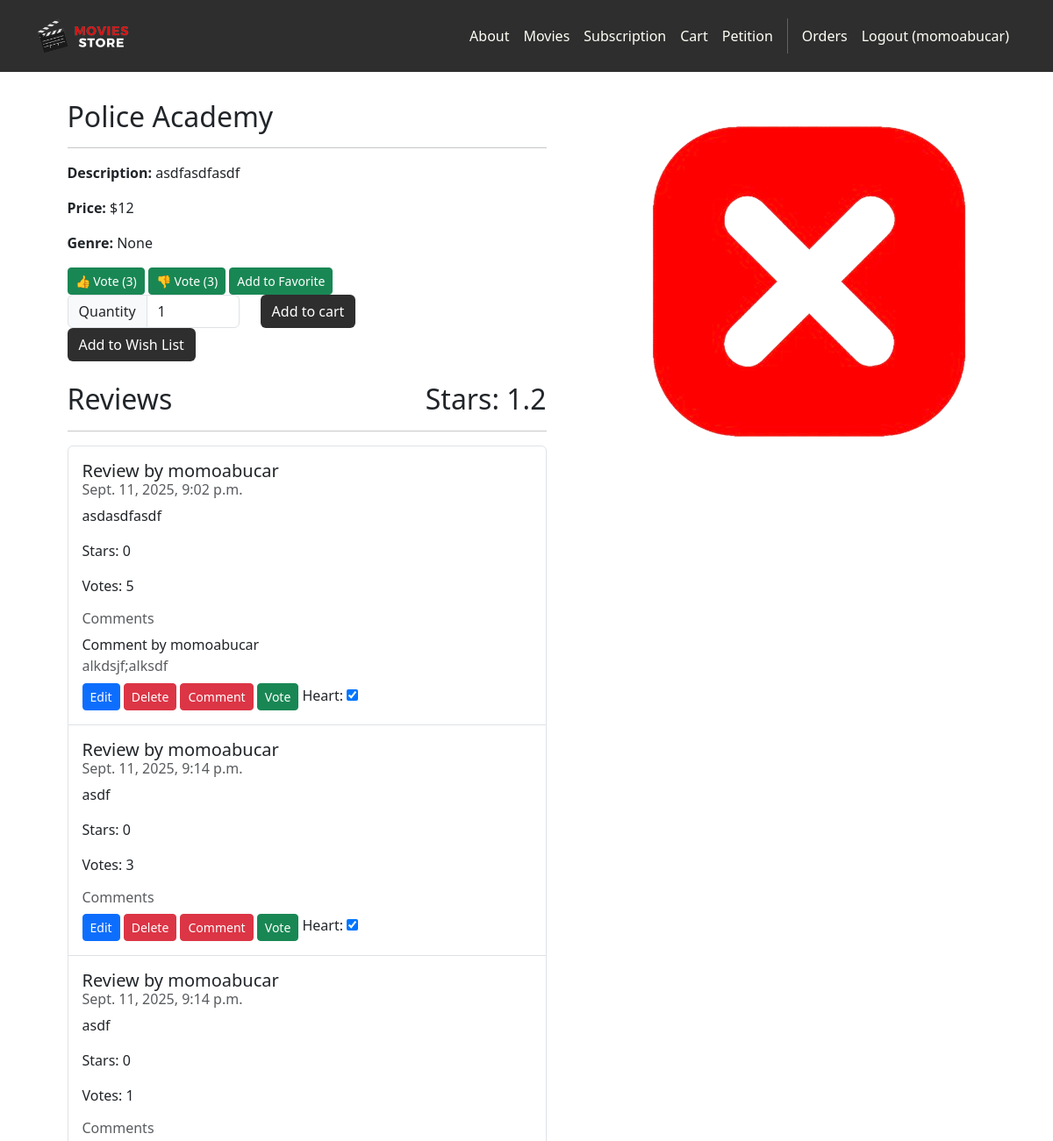
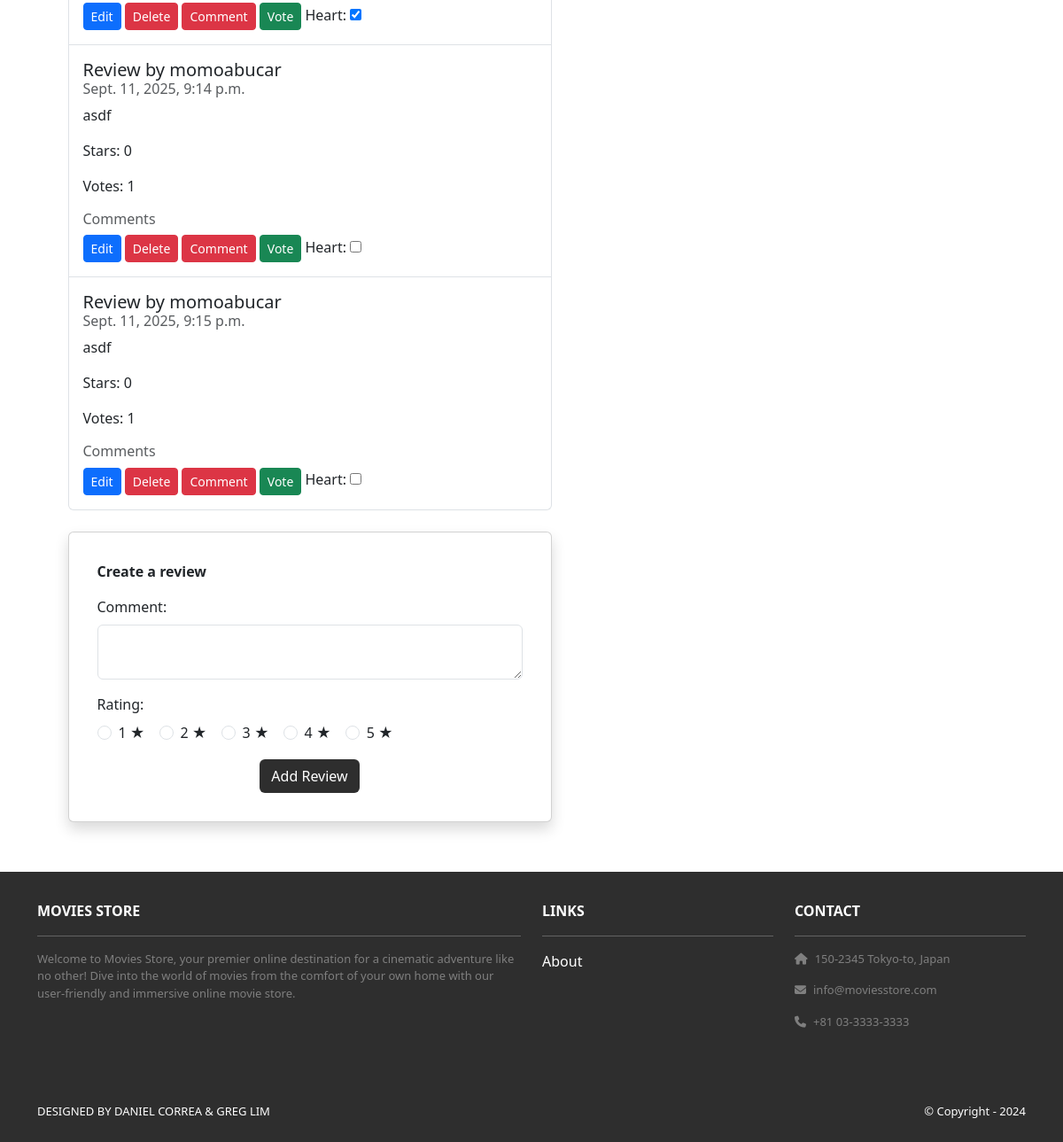
Page /movies/2/ (signed in) on the committed database (2 pictures, top to bottom).
### movies/models.py (models this page shows, shortened)
class Movie(models.Model):
    id = models.AutoField(primary_key=True)
    name = models.CharField(max_length=255)
    price = models.IntegerField()
    description = models.TextField()
    image = models.ImageField(upload_to='movie_images/')
    votes = models.IntegerField(default=0)
    genre = models.CharField(max_length=255, null=True)
    def avg_stars(self):
        result = Review.objects.filter(movie=self).aggregate(Avg('stars'))
        return round(result['stars__avg'] or 0, 1)

class ReviewComment(models.Model):
    review = models.ForeignKey(Review, on_delete=models.CASCADE, related_name='subcomment')
    user = models.ForeignKey(User, on_delete=models.CASCADE, related_name='subcomment')
    comment = models.CharField(max_length=255)

class Review(models.Model):
    id = models.AutoField(primary_key=True)
    comment = models.CharField(max_length=255)
    date = models.DateTimeField(auto_now_add=True)
    movie = models.ForeignKey(Movie,
        on_delete=models.CASCADE)
    user = models.ForeignKey(User, on_delete=models.CASCADE)
    votes = models.IntegerField(default=0)
    stars = models.IntegerField(default=0)

### movies/views.py (the view)
# urls.py: path('<int:id>/', views.show, name='movies.show'),
def show(request, id):
    movie = get_object_or_404(Movie, id=id)
    reviews = Review.objects.filter(movie=movie).order_by('-votes')[:5]
    exists = isWishListEmpty(request, movie)
    addToRecent(request, id)
    print('added to recents', request.session.get('recently_viewed'))
    reviews = get_reviews(reviews, request)
    template_data = {
        'title': movie.name,
        'reviews': reviews,
        'movie': movie,
        'inCart': str(id) in request.session.get('cart', {}),
        'wishList': 'Remove' if exists else 'Add',
        'inFavorite': id in request.session.get('favorites', []),
        'stars': movie.avg_stars(),
    }
    return render(request, 'movies/show.html', {'template_data': template_data})

### movies/views.py (called while the page is built)
def get_reviews(reviews, request):
    if not request.user.is_authenticated:
        return [(False, [], review) for i, review in enumerate(reviews)]
    full_reviews = []
    for i, review in enumerate(reviews):
        userHeart = getOrCreateUserHeart(request, review)
        review_comments = list(ReviewComment.objects.filter(review=review))
        full_reviews.append((userHeart.heart, review_comments, review))
    return full_reviews

def getOrCreateUserHeart(request, review):
    if UserReviewHeart.objects.filter(user=request.user, review=review).exists():
        userHeart = UserReviewHeart.objects.get(user=request.user, review=review)
    else:
        userHeart = UserReviewHeart.objects.create(user=request.user, review=review)
    return userHeart

def addToRecent(request, id):
    recents = request.session.get('recently_viewed', [])
    if id in recents:
        recents.remove(id)
    recents.insert(0, id)
    recents = recents[:5]
    request.session['recently_viewed'] = recents

def getWishList(request):
    user = request.user
    if not user.is_authenticated:
        return request.session.get('wishList', [])
    wishList = WishList.objects.filter(user=user).first()
    if not wishList:
        wishList = WishList.objects.create(user=user)
    return wishList

def isWishListEmpty(request, movie):
    if request.user.is_authenticated:
        return WishListItem.objects.filter(movie=movie, wishList=getWishList(request)).exists()
    return movie.id in request.session.get('wishList', [])

### movies/templates/movies/show.html (shortened to what this page needs)
{% extends 'base.html' %}
{% load static %}
{% block content %}
<div class="p-3">
  <div class="container">
    <div class="row mt-3">
      <div class="col-md-6 mx-auto mb-3">
        <h2>{{ template_data.movie.name }}</h2>
        <hr>
        <p><b>Description:</b> {{ template_data.movie.description }}</p>
        <p><b>Price:</b> ${{ template_data.movie.price }}</p>
        <p><b>Genre:</b> {{ template_data.movie.genre }}</p>
        <form method="post" action="{% url 'movies.vote_movie' id=template_data.movie.id %}" style="display:inline;">
          <button type="submit" class="btn btn-success btn-sm">
            👍 Vote ({{ template_data.movie.votes }})
          </button>
        </form>
        <form method="post" action="{% url 'movies.vote_movie_down' id=template_data.movie.id %}" style="display:inline;">
          <button type="submit" class="btn btn-success btn-sm">
            👎 Vote ({{ template_data.movie.votes }})
          </button>
        </form>
        {% if template_data.inFavorite %}
        <form method="post" action="{% url 'movies.removeFavorite' id=template_data.movie.id %}" style="display:inline;">
          {% csrf_token %}
          <button type="submit" class="btn btn-sm btn-danger">
            Remove From Favorite
          </button>
        </form>
      {% else %}
        <form method="post" action="{% url 'movies.addFavorite' id=template_data.movie.id %}" style="display:inline;">
          <button type="submit" class="btn btn-success btn-sm">
            Add to Favorite
          </button>
        </form>
      {% endif %}
        <form method="post" action="{% url 'cart.add' id=template_data.movie.id %}">
          <div class="row">
            <div class="col-auto">
              <div class="input-group col-auto">
                <div class="input-group-text">Quantity</div>
                <input type="number" min="1" max="10"
                       class="form-control quantity-input"
                       name="quantity" value="1">
              </div>
            </div>
            <div class="col-auto">
              <button class="btn bg-dark text-white" type="submit">
                Add to cart
              </button>
            </div>
          </div>
        </form>
        {% if template_data.wishList == 'Remove' %}
          <form method="post" action="{% url 'movies.removeWishList' movie_id=template_data.movie.id %}">
            {% csrf_token %}
            <button class="btn btn-danger" type="submit">
              Remove from Wish List
            </button>
          </form>
        {% else %}
          <form method="post" action="{% url 'movies.addWishList' movie_id=template_data.movie.id %}">
            <button class="btn bg-dark text-white" type="submit">
              Add to Wish List
            </button>
          </form>
        {% endif %}
        <h2 class="mt-4 d-flex justify-content-between align-items-center">
          <span>Reviews</span>
          <span>Stars: {{ template_data.stars|floatformat:1 }}</span>
        </h2>
        <hr>
        <ul class="list-group">
          {% for user_heart, review_comments, review in template_data.reviews %}
            <li class="list-group-item py-3">
              <h5 class="card-title">Review by {{ review.user.username }}</h5>
              <h6 class="card-subtitle mb-2 text-muted">{{ review.date }}</h6>
              <p class="card-text">{{ review.comment }}</p>
              <p class="card-text">Stars: {{ review.stars }}</p>
              <p class="card-text">Votes: {{ review.votes }}</p>
              <h6 class="card-subtitle mb-2 text-muted">Comments</h6>
              {% for review_comment in review_comments %}
                <p class="card-title">Comment by {{ review_comment.user.username }}</p>
                <p class="card-subtitle mb-2 text-muted">{{ review_comment.comment }}</p>
              {% endfor %}
              {% if user.is_authenticated %}
                {% if user == review.user %}
                  <a class="btn btn-primary btn-sm"
                    href="{% url 'movies.edit_review' id=template_data.movie.id review_id=review.id %}">
                    Edit
                  </a>
                  <a class="btn btn-danger btn-sm"
                    href="{% url 'movies.delete_review' id=template_data.movie.id review_id=review.id %}">
                    Delete
                  </a>
                  <a class="btn btn-danger btn-sm"
                    href="{% url 'movies.comment_review' id=template_data.movie.id review_id=review.id %}">
                    Comment
                  </a>
                {% endif %}
                <form method="post" action="{% url 'movies.vote_review' review_id=review.id %}" style="display:inline;">
                  <button type="submit" class="btn btn-success btn-sm">Vote</button>
                </form>
                <form method="post" action="{% url 'movies.like_review' review_id=review.id %}" style="display:inline;">
                  <label class="heart-container">
                    Heart:
                    <input type="checkbox" name="liked" onchange="this.form.submit()"
                          {% if user_heart %}checked{% endif %}>
                  </label>
                </form>
              {% endif %}
            </li>
          {% empty %}
            <li class="list-group-item py-3">No reviews yet.</li>
          {% endfor %}
        </ul>
        {% if user.is_authenticated %}
          <div class="mt-4">
            <div class="card shadow p-3 mb-4 rounded">
              <div class="card-body">
                <b class="text-start d-block mb-3">Create a review</b>
                <form method="post" action="{% url 'movies.create_review' id=template_data.movie.id %}">
                  <div class="mb-3">
                    <label for="comment" class="form-label">Comment:</label>
                    <textarea name="comment" id="comment" class="form-control" required></textarea>
                  </div>
                  <div class="mb-3">
                    <label class="form-label d-block">Rating:</label>
                    <div class="d-flex gap-3">
                      {% for i in "12345" %}
                        <div class="form-check">
                          <input
                            class="form-check-input"
                            type="radio"
                            name="stars"
                            id="rating{{ i }}"
                            value="{{ i }}"
                            required>
                          <label class="form-check-label" for="rating{{ i }}">
                            {{ i }} ★
                          </label>
                        </div>
                      {% endfor %}
                    </div>
                  </div>
                  <div class="text-center">
                    <button type="submit" class="btn bg-dark text-white">Add Review</button>
                  </div>
                </form>
              </div>
            </div>
          </div>
        {% endif %}
      </div>
      <div class="col-md-6 mx-auto mb-3 text-center img-card-400">
        {% if template_data.movie.image %}
          <img src="{{ template_data.movie.image.url }}"
               alt="{{ template_data.movie.name }}"
               class="rounded img-fluid">
        {% endif %}
      </div>
    </div>
  </div>
</div>
{% endblock content %}

### moviestore/templates/base.html (shortened to what this page needs)
<!DOCTYPE html>
<html lang="en">
{% load static %}
<head>
  <link href="https://cdn.jsdelivr.net/npm/bootstrap@5.3.3/dist/css/bootstrap.min.css"
        rel="stylesheet">
  <link rel="stylesheet"
        href="https://cdnjs.cloudflare.com/ajax/libs/font-awesome/6.1.1/css/all.min.css">
  <link rel="stylesheet" type="text/css" href="{% static 'css/style.css' %}">
</head>
<body>
  <nav class="navbar navbar-dark bg-dark navbar-expand-lg p-3">
    <div class="container">
      <a class="navbar-brand" href="{% url 'home.index' %}">
        <img src="{% static 'img/logo.png' %}" alt="logo" height="40">
      </a>
      <div class="collapse navbar-collapse" id="navbarNavAltMarkup">
        <div class="navbar-nav ms-auto">
          <a class="nav-link" href="{% url 'home.about' %}">About</a>
          <a class="nav-link" href="{% url 'movies.index' %}">Movies</a>
          <a class="nav-link" href="{% url 'home.subs' %}">Subscription</a>
          <a class="nav-link" href="{% url 'cart.index' %}">Cart</a>
          <a class="nav-link" href="{% url 'home.petition' %}">Petition</a>
          {% if user.is_authenticated %}
            <a class="nav-link" href="{% url 'accounts.orders' %}">Orders</a>
            <a class="nav-link" href="{% url 'accounts.logout' %}">
              Logout ({{ user.username }})
            </a>
          {% else %}
            <a class="nav-link" href="{% url 'accounts.login' %}">Login</a>
            <a class="nav-link" href="{% url 'accounts.signup' %}">Sign Up</a>
          {% endif %}
        </div>
      </div>
    </div>
  </nav>
  {% block content %}
  {% endblock content %}
  <section class="p-3 ms-footer d-none d-md-block bg-dark text-white">
    <div class="container">
      <div class="row mt-3">
        <div class="col-md-6 mb-4">
          <b>MOVIES STORE</b>
          <hr>
          <p>
            Welcome to Movies Store, your premier online destination for a cinematic
            adventure like no other! Dive into the world of movies from the comfort
            of your own home with our user-friendly and immersive online movie store.
          </p>
        </div>
        <div class="col-md-3 mb-4">
          <b>LINKS</b>
          <hr>
          <a class="nav-link p-0" href="{% url 'home.about' %}">About</a>
        </div>
        <div class="col-md-3 mb-4">
          <b>CONTACT</b>
          <hr>
          <p><i class="fas fa-home me-2"></i>150-2345 Tokyo-to, Japan</p>
          <p><i class="fas fa-envelope me-2"></i>info@moviesstore.com</p>
          <p><i class="fas fa-phone me-2"></i>+81 03-3333-3333</p>
        </div>
      </div>
    </div>
  </section>
  <section class="p-3 ms-footer-bottom bg-dark text-white">
    <div class="container d-flex justify-content-between">
      <div class="me-5">
        <span>
          DESIGNED BY
          <a href="https://www.x.com/danielgarax" target="_blank" class="text-white">DANIEL CORREA</a> &
          <a href="https://www.x.com/greglim81" target="_blank" class="text-white">GREG LIM</a>
        </span>
      </div>
      <div>
        <span>© Copyright - 2024</span>
      </div>
    </div>
  </section>
</body>
</html>

### moviestore/static/css/style.css (style rules this page uses)
.navbar a.nav-link { color: #FFFEF6 !important; }
.bg-dark { background-color: #2E2E2E !important; }
.ms-footer { background-color: #202020; }
.ms-footer p { color: #7F7F7F; font-size: 13px; }
.ms-footer-bottom span { font-size: 13px; line-height: 38px; }
.ms-footer-bottom a { color: #6ab43e; text-decoration: none; }
.img-card-400 { width: fit-content; max-height: 400px; }

### rows in the picture
Movie: movie.name "Police Academy", movie.description "asdfasdfasdf", movie.price "12", movie.genre "None", movie.votes "3", movie.image (picture)
ReviewComment: user.username "momoabucar", date "Sept. 11, 2025, 9:02 p.m.", comment "asdasdfasdf", stars "0", votes "5", comment "alkdsjf;alksdf"
Review: user.username "momoabucar", date "Sept. 11, 2025, 9:14 p.m.", comment "asdf", stars "0", votes "3", shows "Edit"
Review: user.username "momoabucar", date "Sept. 11, 2025, 9:14 p.m.", comment "asdf", stars "0", votes "1", shows "Edit"
Review: user.username "momoabucar", date "Sept. 11, 2025, 9:14 p.m.", comment "asdf", stars "0", votes "1", shows "Edit"
Review: user.username "momoabucar", date "Sept. 11, 2025, 9:15 p.m.", comment "asdf", stars "0", votes "1", shows "Edit"

### other values in the picture
{{ user.username }} "momoabucar"
{{ template_data.stars|floatformat:1 }} "1.2"
{{ i }} "1" "2" "3" "4" "5"
